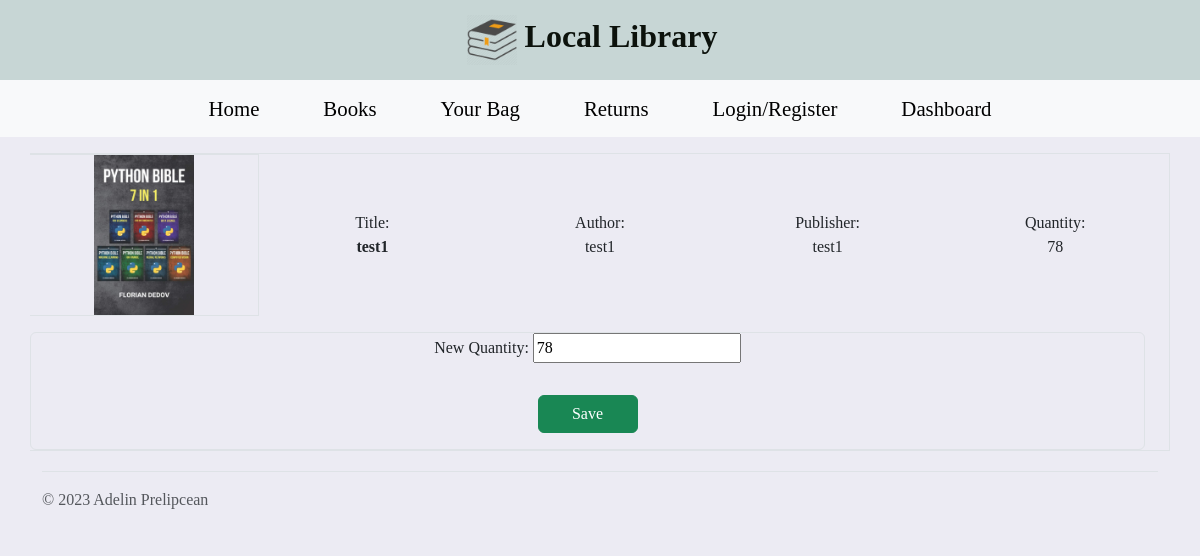
The app's page /edit_book/19/, older data.
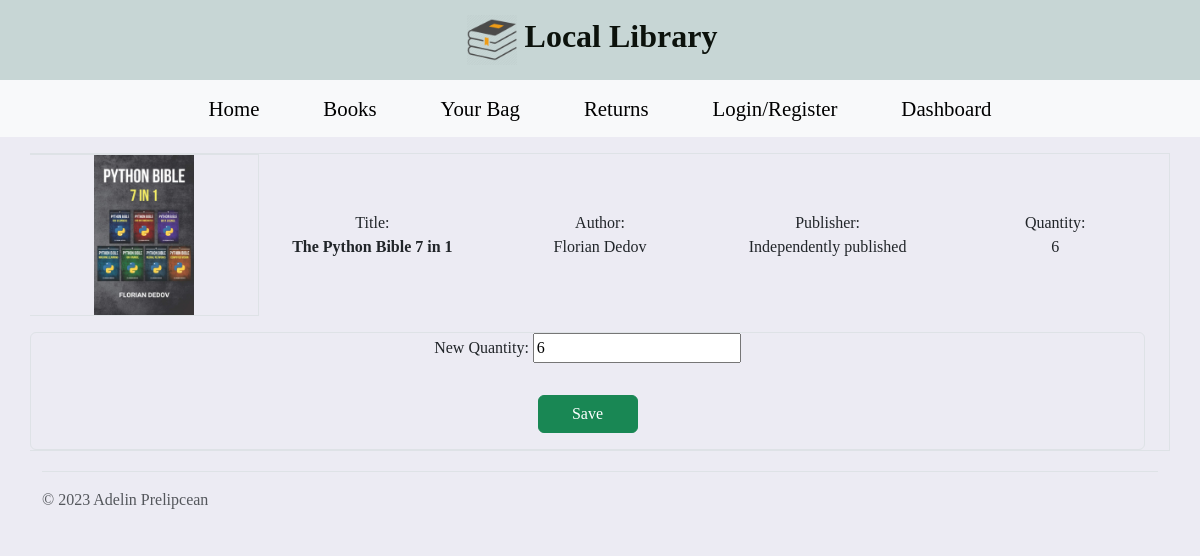
The same page, newer data.
### library_app/models.py (models this page shows, shortened)
class Book(models.Model):
    id = models.AutoField(primary_key=True)
    title = models.CharField(max_length=100)
    author = models.CharField(max_length=100)
    publisher = models.CharField(max_length=100)
    cover = models.ImageField(upload_to='', null=True)
    quantity = models.PositiveIntegerField(default=1, validators=[MinValueValidator(1)])

### library_app/views.py (the view)
# urls.py: path('edit_book/<int:book_id>/', edit_book, name='edit_book'),
def edit_book(request, book_id):
     book = get_object_or_404(Book, id=book_id)
     if request.method == 'POST':
          form = EditBookForm(request.POST)
          if form.is_valid():
               book.quantity = form.cleaned_data['quantity']
               book.save()
               return redirect('delete_book')
     else:
          form = EditBookForm(initial={'quantity': book.quantity})
     return render(request, 'books/edit_book.html', {'form': form, 'book': book})

### library_app/forms.py
class EditBookForm(forms.Form):
        quantity = forms.IntegerField(label='New Quantity')

### library_app/templates/books/edit_book.html (shortened to what this page needs)
<!DOCTYPE html>
{% extends "index.html" %}
{% load static %}
{% block main_content %}
<div class="container text-center mt-3 mb-3">
    <div class="row align-items-center border border-start-0">
        <div class="col b-5 border border-start-0">
          <img src="{{book.cover.url}}" style="width: 100px">
        </div>
        <div class="col">
          <div>Title:</div>
          <div style="font-weight: 700">{{book.title}}</div>
        </div>
        <div class="col">
          <div>Author:</div>
          {{book.author}}
        </div>
        <div class="col">
          <div>Publisher:</div>
          {{book.publisher}}
        </div>
        <div class="col">
          <div>Quantity:</div>
          {{book.quantity}}
        </div>
        <div class="row pt-3">
            <form method="post" enctype="multipart/form-data" class="container text-center border rounded">
                <table class="container rounded">
                    {{ form.as_p }}
                  </table>
                <button class="btn btn-success m-3" type="submit" style="width: 100px;">Save</button>
              </form>
          </div>
    </div>
</div>
{% endblock %}

Row changes from the older to the newer data that the page shows:
changed Book: title "test1" → "The Python Bible 7 in 1"; author "test1" → "Florian Dedov"; publisher "test1" → "Independently published"; quantity "78" → "6"
Text that changed along with them:
form field quantity: "78" → "6"
